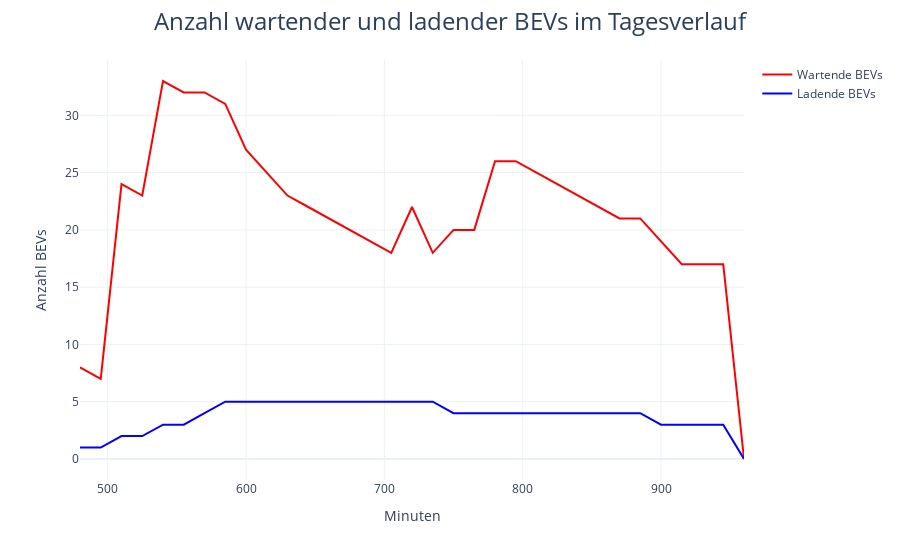

The notebook cell saved with this chart:
### Code cell
figureGeneration.create_bev_number_figure(simulation_data)

### Figure 1 — Plotly figure (JSON) as saved in the notebook; plotly's stock layout.template omitted (floating-point values rounded to 4 significant figures)
{"data": [{"line": {"color": "red"}, "name": "Wartende BEVs", "type": "scatter", "x": [480, 495, 510, 525, 540, 555, 570, 585, 600, 615, 630, 645, 660, 675, 690, 705, 720, 735, 750, 765, 780, 795, 810, 825, 840, 855, 870, 885, 900, 915, 930, 945, 960], "y": [8, 7, 24, 23, 33, 32, 32, 31, 27, 25, 23, 22, 21, 20, 19, 18, 22, 18, 20, 20, 26, 26, 25, 24, 23, 22, 21, 21, 19, 17, 17, 17, 0]}, {"line": {"color": "blue"}, "name": "Ladende BEVs", "type": "scatter", "x": [960, 945, 930, 915, 900, 885, 870, 855, 840, 825, 810, 795, 780, 765, 750, 735, 720, 705, 690, 675, 660, 645, 630, 615, 600, 585, 570, 555, 540, 525, 510, 495, 480], "y": [0, 3, 3, 3, 3, 4, 4, 4, 4, 4, 4, 4, 4, 4, 4, 5, 5, 5, 5, 5, 5, 5, 5, 5, 5, 5, 4, 3, 3, 2, 2, 1, 1]}], "layout": {"legend": {"tracegroupgap": 0}, "margin": {"t": 60}, "title": {"font": {"size": 24}, "text": "Anzahl wartender und ladender BEVs im Tagesverlauf", "x": 0.5, "xanchor": "center"}, "xaxis": {"anchor": "y", "domain": [0, 1], "title": {"text": "Minuten"}}, "yaxis": {"anchor": "x", "domain": [0, 1], "title": {"text": "Anzahl BEVs"}}}}
